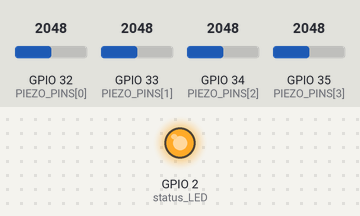
A sketch run on a simulated ESP32. Shown: output pins drawn as LEDs (lit = HIGH). The inputs (shaded band) are chosen by the test bench; at power-on: GPIO 32 (PIEZO_PINS[0]) = 2048, GPIO 33 (PIEZO_PINS[1]) = 2048, GPIO 34 (PIEZO_PINS[2]) = 2048, GPIO 35 (PIEZO_PINS[3]) = 2048 (analog values on the 0–4095 scale). What the sketch prints to the serial monitor is not drawn.

Above: at 0.2 s.
Timing chart, 0 to 1.7 s (numbered marks = the images above):
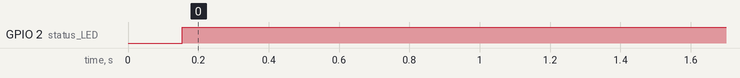

The sketch:

target_demo.ino
```cpp
// =====================================================================
//  KIK Shooting Target — DEMO (target node, v1 simple)
// =====================================================================
//  Flash this SAME sketch to every target ESP32. Before uploading each
//  board, change only TWO things at the top:
//     1. TARGET_ID      (1, 2, 3, … unique per board)
//     2. RECEIVER_MAC[] (MAC of the central receiver board)
//
//  No external libraries needed — ESP32 core only.
// =====================================================================
#include <WiFi.h>
#include <esp_now.h>
#include <esp_wifi.h>

// ---------- EDIT THESE TWO LINES PER BOARD ----------
#define TARGET_ID    1                                     // 1..15
static uint8_t RECEIVER_MAC[6] = { 0xA0, 0xB7, 0x65, 0x00, 0x00, 0x00 };
// ----------------------------------------------------

// Piezo wiring: one piezo per GPIO, 1 MΩ to GND pull-down.
static const uint8_t  PIEZO_PINS[4] = { 32, 33, 34, 35 };
static const uint16_t THRESHOLD     = 1500;   // ADC threshold for hit
static const uint16_t DEBOUNCE_MS   = 150;    // per-sensor debounce
static const uint16_t HB_INTERVAL   = 5000;   // heartbeat every 5 s

// Zone scoring per sensor (S1=10, S2=8, S3=6, S4=4).
static const uint8_t ZONE_SCORES[4] = { 10, 8, 6, 4 };

#pragma pack(push, 1)
struct HitPacket {
  uint8_t  type;        // 1 = hit, 2 = heartbeat
  uint8_t  targetID;
  uint8_t  sensorID;    // 1..4
  uint8_t  zone;        // 1..4
  uint8_t  score;       // 10 / 8 / 6 / 4
  uint16_t total;       // cumulative hits on this target (demo-only)
  uint16_t amp;         // amplitude of first-triggering piezo
};
#pragma pack(pop)

static uint16_t hitTotal = 0;
static uint32_t lastFired[4] = {0, 0, 0, 0};
static uint32_t lastHeartbeat = 0;

static void onSent(const uint8_t* /*mac*/, esp_now_send_status_t status) {
  // Blink built-in LED (GPIO2) on success
  digitalWrite(2, status == ESP_NOW_SEND_SUCCESS ? HIGH : LOW);
}

void setup() {
  Serial.begin(115200);
  pinMode(2, OUTPUT);                    // status LED
  analogReadResolution(12);
  for (int i = 0; i < 4; i++) pinMode(PIEZO_PINS[i], INPUT);

  WiFi.mode(WIFI_STA);
  esp_wifi_set_ps(WIFI_PS_NONE);
  esp_wifi_set_protocol(WIFI_IF_STA,
      WIFI_PROTOCOL_11B | WIFI_PROTOCOL_11G |
      WIFI_PROTOCOL_11N | WIFI_PROTOCOL_LR);

  if (esp_now_init() != ESP_OK) {
    Serial.println("ESP-NOW init failed"); while (1) delay(500);
  }
  esp_now_register_send_cb(onSent);

  esp_now_peer_info_t peer = {};
  memcpy(peer.peer_addr, RECEIVER_MAC, 6);
  peer.channel = 0; peer.encrypt = false;
  if (!esp_now_is_peer_exist(RECEIVER_MAC)) esp_now_add_peer(&peer);

  Serial.printf("Target %u ready. MAC=%s\n", TARGET_ID, WiFi.macAddress().c_str());
}

static void sendPacket(uint8_t sensorID, uint16_t amp) {
  HitPacket p{};
  p.type     = 1;
  p.targetID = TARGET_ID;
  p.sensorID = sensorID;
  p.zone     = sensorID;                 // demo: zone == sensor
  p.score    = ZONE_SCORES[sensorID - 1];
  p.total    = ++hitTotal;
  p.amp      = amp;
  esp_now_send(RECEIVER_MAC, (const uint8_t*)&p, sizeof(p));
  Serial.printf("Hit! T=%u S=%u amp=%u total=%u\n",
                p.targetID, p.sensorID, p.amp, p.total);
}

static void sendHeartbeat() {
  HitPacket p{};
  p.type     = 2;
  p.targetID = TARGET_ID;
  p.total    = hitTotal;
  esp_now_send(RECEIVER_MAC, (const uint8_t*)&p, sizeof(p));
}

void loop() {
  uint32_t now = millis();

  int triggered = -1;
  uint16_t peak = 0;
  for (int i = 0; i < 4; i++) {
    uint16_t v = analogRead(PIEZO_PINS[i]);
    if (v > THRESHOLD && (now - lastFired[i]) > DEBOUNCE_MS) {
      if (v > peak) { peak = v; triggered = i; }
    }
  }
  if (triggered >= 0) {
    lastFired[triggered] = now;
    sendPacket(triggered + 1, peak);
  }

  if (now - lastHeartbeat > HB_INTERVAL) {
    lastHeartbeat = now;
    sendHeartbeat();
  }
}
```

Measured:
- by itself, GPIO 2 (status_LED): LOW → HIGH at 0.15 s
